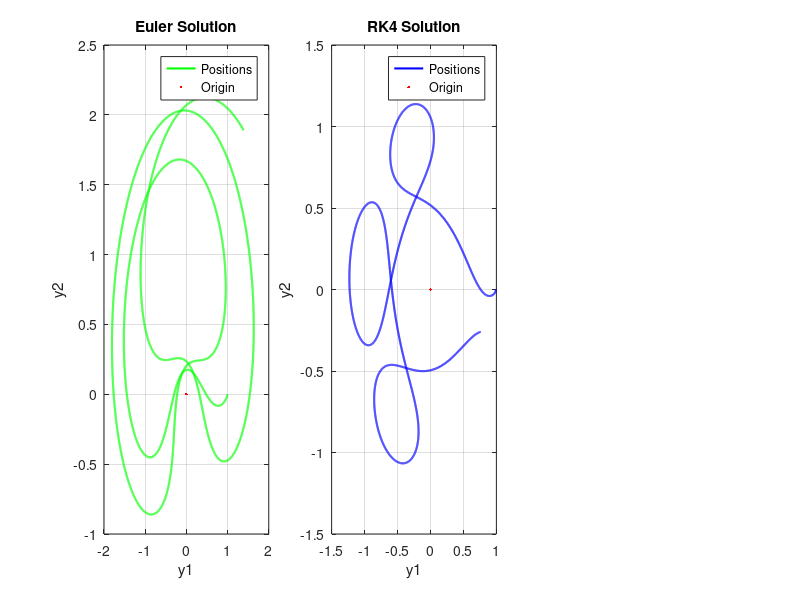

The MATLAB source for this figure: (Note: this script raises an error after producing the figure.)
% ME303 TERM PROJECT QUESTION 2
clear all, close all, clc
format long

% 2: RESTRICTED 3-BODY PROBLEM

%================= GIVENS =================%
% MASSES
m1 = 0.012277471;
m2 = 1 - m1;
% PERIOD
T = 17.06521656015796; % Time required for one full round of orbit
% STEP SIZES
h_e = T/24000;
h_rk4 = T/6000;
% INTERVAL
tmin = 0;
tmax = T;
% INITIAL VALUES
yi(1) = 0.994;
yi(2) = 0;
yi(3) = 0;
yi(4) = -2.0015851063790825;

%======== FIRST ORDER SYSTEM OF DIFFERENTIAL EQUATIONS ========%
dy{1} = @(y) y(2);
dy{2} = @(y) y(1) + 2*y(4) - m2*(y(1) + m1)/((y(1) + m1).^2 + y(3).^2)...
    .^(3/2) - m1*(y(1) - m2)/((y(1) - m2).^2 + y(3).^2).^(3/2);
dy{3} = @(y) y(4);
dy{4} = @(y) y(3) - 2*y(2) - m2*y(3)/((y(1) + m1).^2 + y(3).^2).^(3/2)...
    - m1*y(3)/((y(1) - m2).^2 + y(3).^2).^(3/2);


% ======== EULER SOLUTION ========%
% Values For Euler Solution
% STEP SIZE
h = h_e;
% INTERVAL
t = tmin:h:tmax;
% NUMBER OF ITERATIONS
n = (tmax-tmin)/h;
% POSITION VECTORS
y =  zeros(4,n);
% INITIAL CONDITIONS
y(:,1) = yi(:);

for i=1:n
    for j=1:4
        y(j,i+1) = y(j,i) + h*dy{j}(y(:,i));
    end
end
y1 = y(1,:);
y2 = y(3,:);

figure('Position', [100 180 1400 400])
subplot(1,3,1)
plot(y1,y2, 'g', 'linewidth', 1.5)
hold on, grid on
plot(0,0, '.r', 'linewidth', 3)
title('Euler Solution')
xlabel('y1')
ylabel('y2')
legend('Positions', 'Origin');


%======== 4TH ORDER RUNGE KUTTA SOLUTION ========%
% Values For RK4 Solution
% STEP SIZE
h = h_rk4;
% INTERVAL
t = tmin:h:tmax;
% NUMBER OF ITERATIONS
n = (tmax-tmin)/h;
% POSITION VECTORS
y =  zeros(4,n);
% INITIAL CONDITIONS
y(:,1) = yi(:);

f{1} = @(g,y,h,fv) g(y);
f{2} = @(g,y,h,fv) g(y + h/2*fv(:,1));
f{3} = @(g,y,h,fv) g(y + h/2*fv(:,2));
f{4} = @(g,y,h,fv) g(y + h*fv(:,3));
fv = zeros(4,4); % Each row stores f values for each equation
for i=1:n
    for j=1:4 % four f values
        for k=1:4 % four equations
            fv(k,j) = f{j}(dy{k}, y(:,i), h, fv);
        end
    end
    y(:,i+1) = y(:,i) + h/6*(fv(:,1) + 2*fv(:,2) + 2*fv(:,3) + fv(:,4));
end
y1 = y(1,:);
y2 = y(3,:);

subplot(1,3,2)
plot(y1,y2, 'b', 'linewidth', 1.5)
hold on, grid on
plot(0,0, '.r', 'linewidth', 3)
title('RK4 Solution')
xlabel('y1')
ylabel('y2')
legend('Positions', 'Origin');


%=============== ODE45 SOLUTION ===============%
tspan = [tmin tmax];
y0 = [yi(1) yi(2) yi(3) yi(4)];
[t,y] = ode45(@(t,y) odefcn(y,m1,m2), tspan, y0);
y1 = y(:,1);
y2 = y(:,3);

subplot(1,3,3)
plot(y1,y2, 'k', 'linewidth', 1.5)
hold on, grid on
plot(0,0, '.r', 'linewidth', 3)
title('ODE45 Solution')
xlabel('y1')
ylabel('y2')
legend('Positions', 'Origin');

function dydt = odefcn(y,m1,m2)
dydt = zeros(4,1);
dydt(1) = y(2);
dydt(2) = y(1) + 2*y(4) - m2*(y(1) + m1)/((y(1) + m1).^2 + y(3).^2)...
      .^(3/2) - m1*(y(1) - m2)/((y(1) - m2).^2 + y(3).^2).^(3/2);
dydt(3) = y(4);
dydt(4) = y(3) - 2*y(2) - m2*y(3)/((y(1) + m1).^2 + y(3).^2).^(3/2)...
      - m1*y(3)/((y(1) - m2).^2 + y(3).^2).^(3/2);
end

